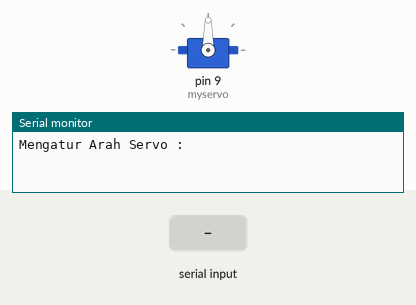
This sketch was run on a simulated Arduino Uno, built with avr-gcc and run on an emulated ATmega328P. Shown: servo, the last lines printed to the serial monitor. Inputs (shaded band) come from the test bench.

Above: at 1.2 s.
1.3 s: "30,150\n" received over Serial
At 3.2 s:
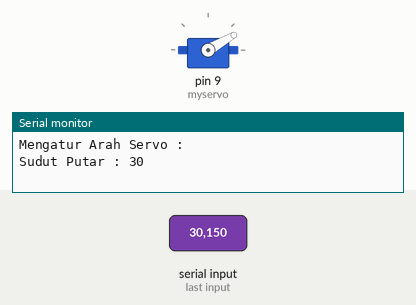
3.8 s: "5\n" received over Serial
At 6.0 s:
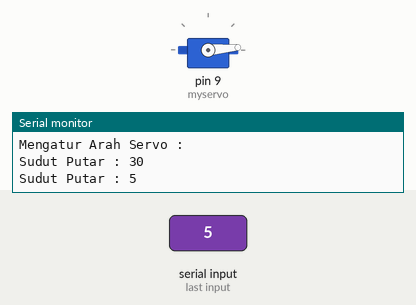
6.3 s: "200\n" received over Serial
At 8.1 s:
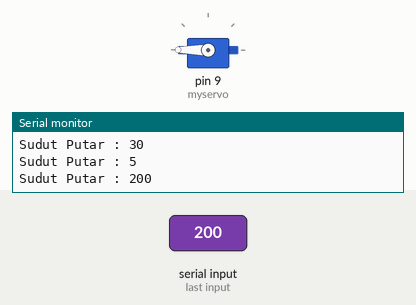
8.8 s: "90,45\n" received over Serial
At 10.1 s:
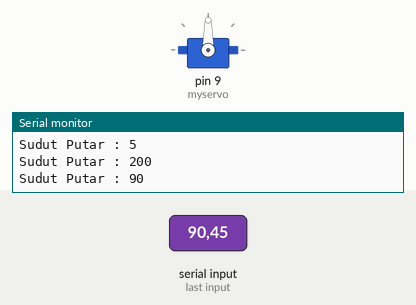
Timing chart, 0 to 11.8 s (numbered marks = the images above; inputs shaded):
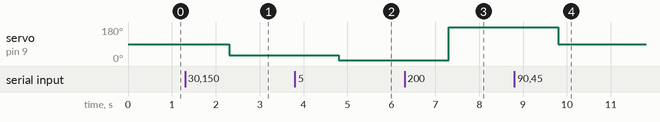

The sketch:

Test_Servo2.ino
```cpp
#include <Servo.h>
Servo myservo;
int pos = 0;

void setup() {
  myservo.attach(9);
  Serial.begin(9600);
  myservo.write(90);

  Serial.println("Mengatur Arah Servo :");
}

void loop() {
  if(Serial.available()>0){
    String baca = Serial.readString();
    unsigned int sudut = baca.toInt();
    Serial.print("Sudut Putar : ");
    Serial.println(sudut);
    myservo.write(sudut);
  }
}
```

Measured:
- after the input at 1.3 s, servo on pin 9 (myservo): 90° → 30° after 1.0 s
- after the input at 3.8 s, servo on pin 9 (myservo): 30° → 5° after 1.0 s
- after the input at 6.3 s, servo on pin 9 (myservo): 5° → 180° after 1.0 s
- after the input at 8.8 s, servo on pin 9 (myservo): 180° → 90° after 1.0 s
